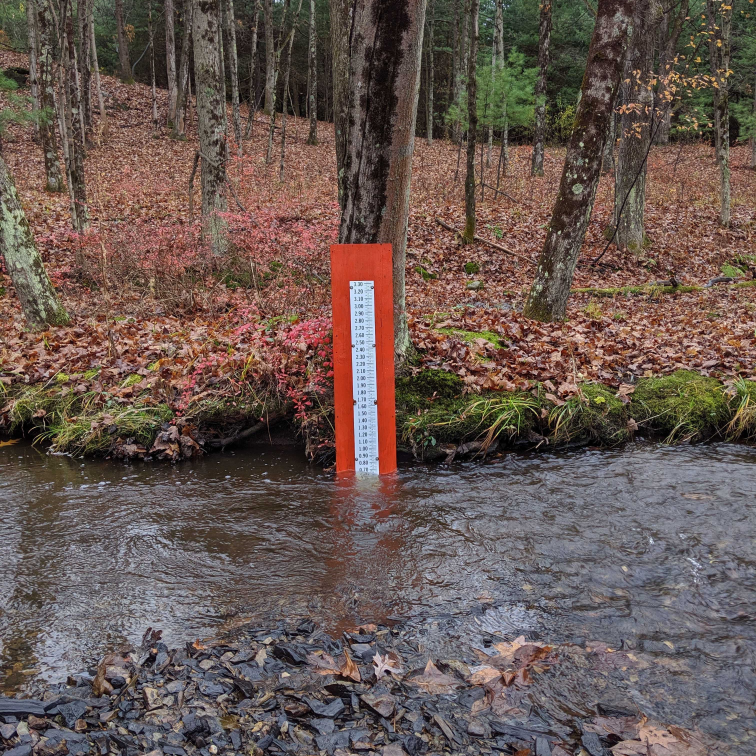
#> input picture sensor_AI/on_dek/1.jpg, 3024 x 3024 px (shown at 1/4 size)
$ python stage.py
#> lines starting #> are read from the running program, lines starting #| are printed output that depends on the picture
### sensor_AI/gage_cam_preprocess.py
import numpy as np
import cv2


def load_on_dek(path):
#> called with path = 'on_dek/1.jpg'
	img = cv2.imread(path, 1)
#> img is the input picture: shape (3024, 3024, 3); mean B, G, R 82.3, 88.2, 104.2
	rdy_img = prep(img, 256, False)
	return rdy_img

def prep(image, image_size, darken):
	#image = image
	#image_size = image_size
	#cropped_img = get_crop(image)
#> called with image_size = 256, darken = False
	resized_img = cv2.resize(image, (image_size, image_size))
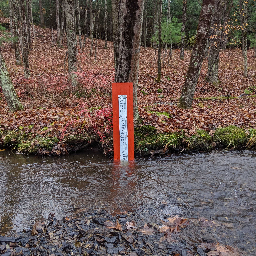
#> resized_img: shape (256, 256, 3); mean B, G, R 82.1, 88, 104
	if darken == False:
		return resized_img/255.0
	else:
		return  (resized_img/255.0) - darken

### sensor_AI/stage.py
import numpy as np
import cv2
import gage_cam_preprocess as prep


def execute(): #on_dek, meta, id):
	image = prep.load_on_dek("on_dek/1.jpg")
	img = np.expand_dims(image, axis=0)
	np.save("on_dek/rdy.npy", img)


execute()
